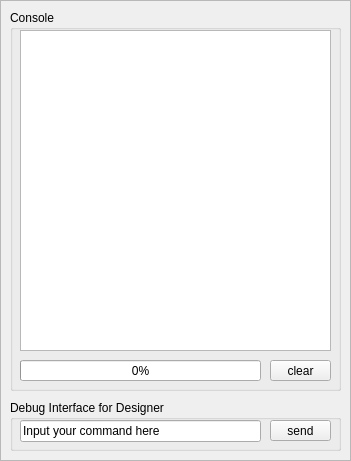
   <widget class="QFrame" name="console_frame">
    <property name="geometry">
     <rect>
      <x>570</x>
      <y>10</y>
      <width>351</width>
      <height>461</height>
     </rect>
    </property>
    <property name="frameShape">
     <enum>QFrame::StyledPanel</enum>
    </property>
    <property name="frameShadow">
     <enum>QFrame::Sunken</enum>
    </property>
    <widget class="QGroupBox" name="console_groupBox">
     <property name="geometry">
      <rect>
       <x>10</x>
       <y>10</y>
       <width>331</width>
       <height>381</height>
      </rect>
     </property>
     <property name="title">
      <string>Console</string>
     </property>
     <widget class="QPushButton" name="console_clear_pushButton">
      <property name="geometry">
       <rect>
        <x>260</x>
        <y>350</y>
        <width>61</width>
        <height>21</height>
       </rect>
      </property>
      <property name="text">
       <string>clear</string>
      </property>
     </widget>
     <widget class="QTextBrowser" name="console_textEdit">
      <property name="geometry">
       <rect>
        <x>10</x>
        <y>20</y>
        <width>311</width>
        <height>321</height>
       </rect>
      </property>
      <property name="textInteractionFlags">
       <set>Qt::TextSelectableByKeyboard|Qt::TextSelectableByMouse</set>
      </property>
     </widget>
     <widget class="QProgressBar" name="console_progressBar">
      <property name="geometry">
       <rect>
        <x>10</x>
        <y>350</y>
        <width>241</width>
        <height>21</height>
       </rect>
      </property>
      <property name="maximum">
       <number>100</number>
      </property>
      <property name="value">
       <number>0</number>
      </property>
     </widget>
    </widget>
    <widget class="QGroupBox" name="user_cmd_groupBox">
     <property name="geometry">
      <rect>
       <x>10</x>
       <y>400</y>
       <width>331</width>
       <height>51</height>
      </rect>
     </property>
     <property name="title">
      <string>Debug Interface for Designer</string>
     </property>
     <widget class="QLineEdit" name="user_cmd_lineEdit">
      <property name="geometry">
       <rect>
        <x>10</x>
        <y>20</y>
        <width>241</width>
        <height>22</height>
       </rect>
      </property>
      <property name="whatsThis">
       <string comment="Only used for designer"/>
      </property>
      <property name="text">
       <string>Input your command here</string>
      </property>
      <property name="placeholderText">
       <string/>
      </property>
     </widget>
     <widget class="QPushButton" name="user_cmd_pushButton">
      <property name="geometry">
       <rect>
        <x>260</x>
        <y>20</y>
        <width>61</width>
        <height>21</height>
       </rect>
      </property>
      <property name="text">
       <string>send</string>
      </property>
     </widget>
    </widget>
   </widget>
